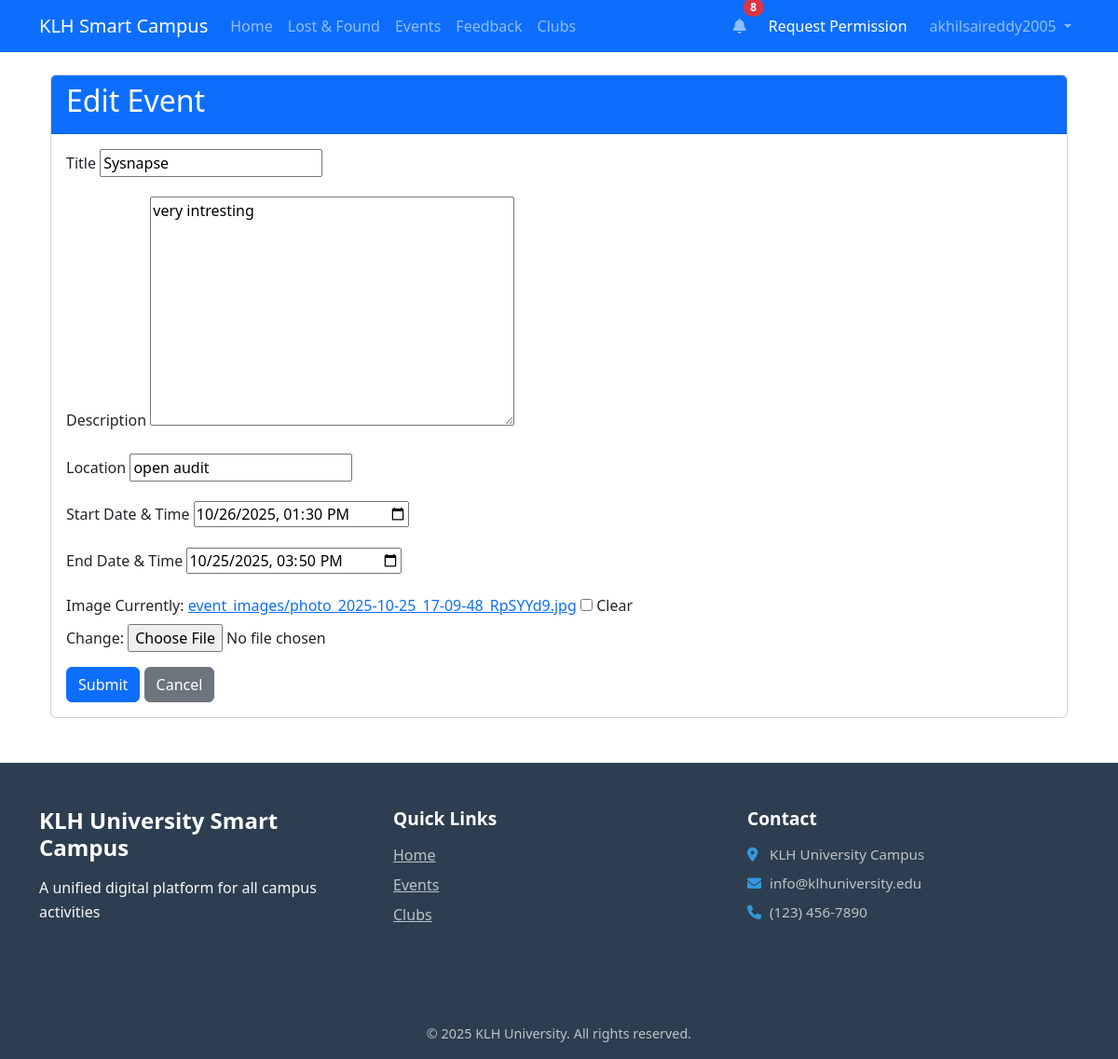
Page /events/4/edit/ (signed in) on the committed database.
### users/models.py (models this page shows, shortened)
class User(AbstractUser):
    ROLE_CHOICES = (
        ('student', 'Student'),
        ('faculty', 'Faculty'),
        ('admin', 'Admin'),
    )
    role = models.CharField(max_length=10, choices=ROLE_CHOICES, default='student')
    profile_picture = models.ImageField(upload_to='profile_pics', blank=True, null=True)
    department = models.CharField(max_length=100, blank=True, null=True)
    can_create_events = models.BooleanField(default=False)
    can_create_clubs = models.BooleanField(default=False)
    def is_student(self):
        return self.role == 'student'

### events/models.py (models this page shows, shortened)
class Event(models.Model):
    title = models.CharField(max_length=100)
    description = models.TextField()
    location = models.CharField(max_length=100)
    start_date = models.DateTimeField()
    end_date = models.DateTimeField()
    image = models.ImageField(upload_to='event_images', blank=True, null=True)
    organizer = models.ForeignKey(settings.AUTH_USER_MODEL, on_delete=models.CASCADE, related_name='organized_events')
    attendees = models.ManyToManyField(settings.AUTH_USER_MODEL, related_name='attending_events', blank=True)
    created_at = models.DateTimeField(auto_now_add=True)
    updated_at = models.DateTimeField(auto_now=True)

### events/views.py (the view)
# urls.py: path('<int:event_id>/edit/', views.edit_event, name='edit'),
@login_required
def edit_event(request, event_id):
    event = get_object_or_404(Event, id=event_id)
    if not (request.user == event.organizer or request.user.is_admin_user()):
        messages.error(request, 'You do not have permission to edit this event.')
        return redirect('events:detail', event_id=event.id)
    if request.method == 'POST':
        form = EventForm(request.POST, request.FILES, instance=event)
        if form.is_valid():
            form.save()
            messages.success(request, 'Event updated successfully!')
            return redirect('events:detail', event_id=event.id)
    else:
        form = EventForm(instance=event)
    return render(request, 'events/form.html', {'form': form, 'title': 'Edit Event', 'event': event})

### events/views.py
class EventForm(forms.ModelForm):
    class Meta:
        model = Event
        fields = ['title', 'description', 'location', 'start_date', 'end_date', 'image']
        widgets = {
            'start_date': forms.DateTimeInput(attrs={'type': 'datetime-local'}),
            'end_date': forms.DateTimeInput(attrs={'type': 'datetime-local'}),
        }

### users/context_processors.py (called while the page is built)
def notifications_context(request):
    if request.user.is_authenticated:
        unread_count = request.user.notifications.filter(is_read=False).count()
        return {
            'unread_notifications_count': unread_count
        }
    return {
        'unread_notifications_count': 0
    }

### templates/events/form.html (shortened to what this page needs)
{% extends 'base/base.html' %}
{% block content %}
<div class="container">
    <div class="card">
        <div class="card-header bg-primary text-white">
            <h2>{{ title }}</h2>
        </div>
        <div class="card-body">
            <form method="post" enctype="multipart/form-data">
                <div class="mb-3">
                    <label for="id_title" class="form-label">Title</label>
                    {{ form.title }}
                </div>
                <div class="mb-3">
                    <label for="id_description" class="form-label">Description</label>
                    {{ form.description }}
                </div>
                <div class="mb-3">
                    <label for="id_location" class="form-label">Location</label>
                    {{ form.location }}
                </div>
                <div class="mb-3">
                    <label for="id_start_date" class="form-label">Start Date & Time</label>
                    {{ form.start_date }}
                </div>
                <div class="mb-3">
                    <label for="id_end_date" class="form-label">End Date & Time</label>
                    {{ form.end_date }}
                </div>
                <div class="mb-3">
                    <label for="id_image" class="form-label">Image</label>
                    {{ form.image }}
                </div>
                <button type="submit" class="btn btn-primary">Submit</button>
                <a href="{% url 'events:list' %}" class="btn btn-secondary">Cancel</a>
            </form>
        </div>
    </div>
</div>
{% endblock %}

### templates/base/base.html (shortened to what this page needs)
<!DOCTYPE html>
<html lang="en">
<head>
    <link href="https://cdn.jsdelivr.net/npm/bootstrap@5.3.0/dist/css/bootstrap.min.css" rel="stylesheet">
    <link rel="stylesheet" href="https://cdnjs.cloudflare.com/ajax/libs/font-awesome/6.0.0/css/all.min.css">
</head>
<body>
    <nav class="navbar navbar-expand-lg navbar-dark bg-primary">
        <div class="container">
            <a class="navbar-brand" href="/">KLH Smart Campus</a>
            <div class="collapse navbar-collapse" id="navbarNav">
                <ul class="navbar-nav me-auto">
                    <li class="nav-item">
                        <a class="nav-link" href="{% url 'home' %}">Home</a>
                    </li>
                    {% if user.is_authenticated %}
                        <li class="nav-item">
                            <a class="nav-link" href="{% url 'lost_found:list' %}">Lost & Found</a>
                        </li>
                        <li class="nav-item">
                            <a class="nav-link" href="{% url 'events:list' %}">Events</a>
                        </li>
                        <li class="nav-item">
                            <a class="nav-link" href="{% url 'feedback:list' %}">Feedback</a>
                        </li>
                        <li class="nav-item">
                            <a class="nav-link" href="{% url 'clubs:list' %}">Clubs</a>
                        </li>
                    {% endif %}
                </ul>
                <ul class="navbar-nav">
                    {% if user.is_authenticated %}
                        <li class="nav-item dropdown me-2">
                            <a class="nav-link position-relative" href="{% url 'users:notifications' %}">
                                <i class="fas fa-bell"></i>
                                {% if unread_notifications_count > 0 %}
                                    <span class="position-absolute top-0 start-100 translate-middle badge rounded-pill bg-danger">
                                        {{ unread_notifications_count }}
                                    </span>
                                {% endif %}
                            </a>
                        </li>
                        {% if user.is_authenticated and user.is_student %}
                        <li class="nav-item me-2">
                            <a class="nav-link btn btn-outline-light btn-sm text-white" href="{% url 'users:request_permission' %}">Request Permission</a>
                        </li>
                        {% endif %}
                        <li class="nav-item dropdown">
                            <a class="nav-link dropdown-toggle" href="#" id="navbarDropdown" role="button" data-bs-toggle="dropdown">
                                {{ user.username }}
                            </a>
                        </li>
                    {% endif %}
                </ul>
            </div>
        </div>
    </nav>
    <div class="container mt-4">
        {% block content %}{% endblock %}
    </div>
    <footer class="bg-dark text-white mt-5" style="background: #2c3e50 !important;">
        <div class="container py-5">
            <div class="row">
                <div class="col-lg-4 col-md-6 mb-4">
                    <h4 class="fw-bold mb-3" style="color: #ffffff; font-size: 1.5rem;">KLH University Smart Campus</h4>
                    <p class="text-light mb-0" style="color: #bdc3c7; font-size: 1rem; line-height: 1.6;">A unified digital platform for all campus activities</p>
                </div>
                <div class="col-lg-4 col-md-6 mb-4">
                    <h5 class="fw-bold mb-3" style="color: #ffffff; font-size: 1.2rem;">Quick Links</h5>
                    <ul class="list-unstyled">
                        <li class="mb-2">
                            <a href="{% url 'home' %}" class="text-light text-decoration-underline" style="color: #bdc3c7 !important; transition: color 0.3s ease;" onmouseover="this.style.color='#ffffff'" onmouseout="this.style.color='#bdc3c7'">Home</a>
                        </li>
                        <li class="mb-2">
                            <a href="{% url 'events:list' %}" class="text-light text-decoration-underline" style="color: #bdc3c7 !important; transition: color 0.3s ease;" onmouseover="this.style.color='#ffffff'" onmouseout="this.style.color='#bdc3c7'">Events</a>
                        </li>
                        <li class="mb-2">
                            <a href="{% url 'clubs:list' %}" class="text-light text-decoration-underline" style="color: #bdc3c7 !important; transition: color 0.3s ease;" onmouseover="this.style.color='#ffffff'" onmouseout="this.style.color='#bdc3c7'">Clubs</a>
                        </li>
                    </ul>
                </div>
                <div class="col-lg-4 col-md-12 mb-4">
                    <h5 class="fw-bold mb-3" style="color: #ffffff; font-size: 1.2rem;">Contact</h5>
                    <div class="contact-info">
                        <p class="mb-2 d-flex align-items-center" style="color: #bdc3c7; font-size: 0.95rem;">
                            <i class="fas fa-map-marker-alt me-2" style="width: 16px; color: #3498db;"></i>
                            KLH University Campus
                        </p>
                        <p class="mb-2 d-flex align-items-center" style="color: #bdc3c7; font-size: 0.95rem;">
                            <i class="fas fa-envelope me-2" style="width: 16px; color: #3498db;"></i>
                            info@klhuniversity.edu
                        </p>
                        <p class="mb-0 d-flex align-items-center" style="color: #bdc3c7; font-size: 0.95rem;">
                            <i class="fas fa-phone me-2" style="width: 16px; color: #3498db;"></i>
                            (123) 456-7890
                        </p>
                    </div>
                </div>
            </div>
        </div>
        <hr style="border-color: #34495e; margin: 0;">
        <div class="container py-3">
            <div class="text-center">
                <p class="mb-0" style="color: #bdc3c7; font-size: 0.9rem;">&copy; {% now "Y" %} KLH University. All rights reserved.</p>
            </div>
        </div>
    </footer>
</body>
</html>

### rows in the picture
User: username "akhilsaireddy2005"
Event: title "Sysnapse", description "very intresting", location "open audit", start_date "10/26/2025 13:30", end_date "10/25/2025 15:50"

### other values in the picture
{{ unread_notifications_count }} "8"
{{ title }} "Edit Event"
